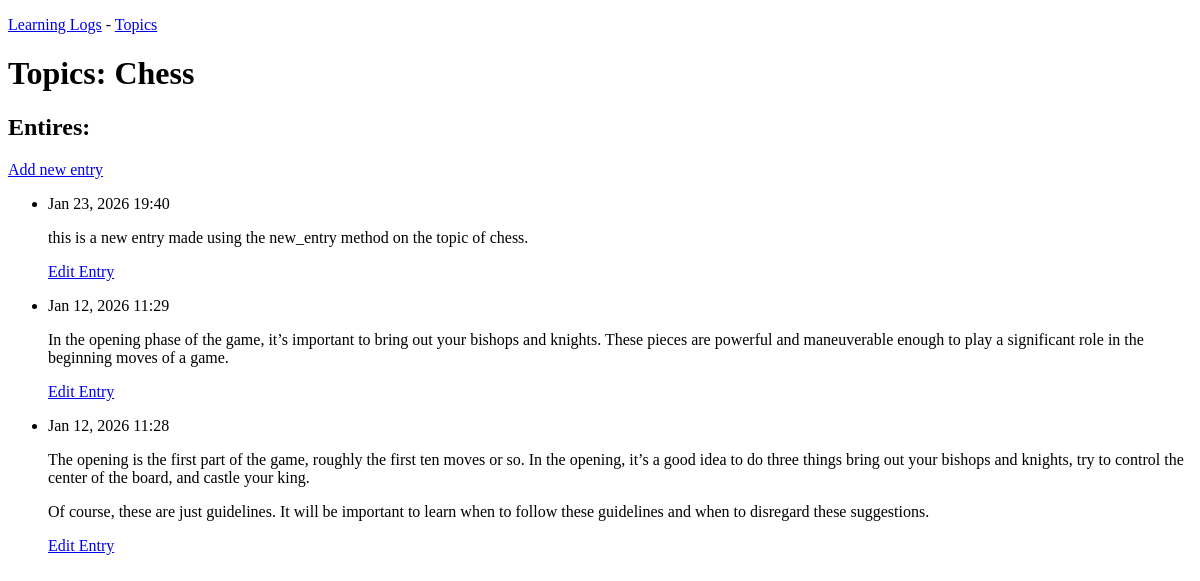
Page /topics/1/ on the earlier database version.
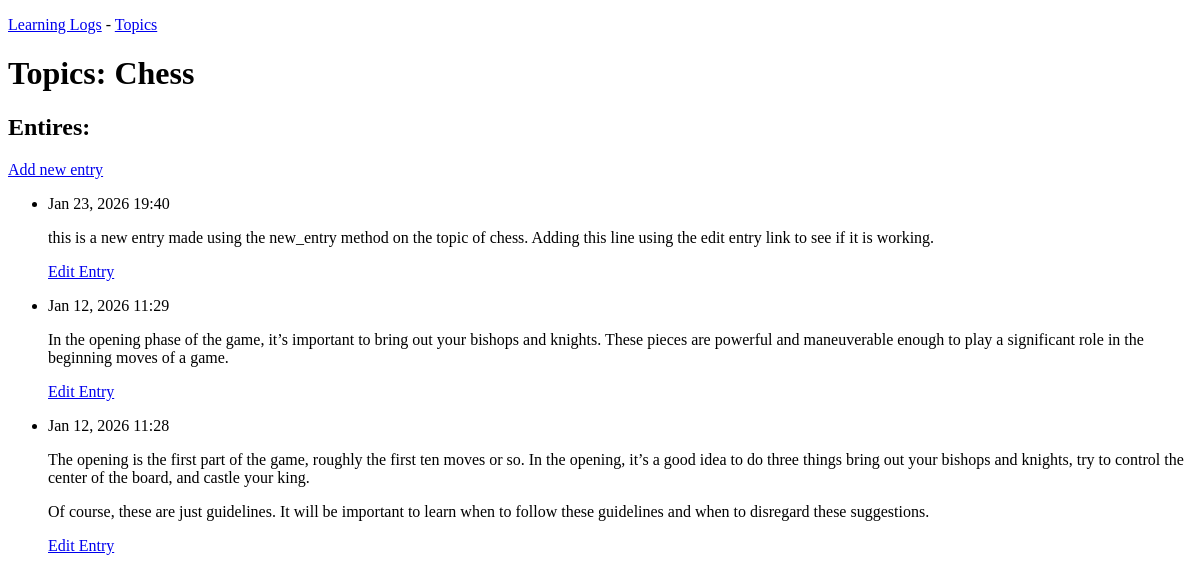
Same page on the later database version.
### learning_logs/models.py (models this page shows, shortened)
class Entry(models.Model):
    topic = models.ForeignKey(Topics, on_delete = models.CASCADE)
    text = models.TextField()
    date_added = models.DateTimeField(auto_now_add = True)
    class Meta:
        verbose_name_plural = "Entries"

### learning_logs/views.py (the view)
# urls.py: path('topics/<int:topic_id>/',views.topic, name = 'topic'),
def topic(request, topic_id):
    topic = Topics.objects.get(id=topic_id)
    entries = topic.entry_set.order_by('-date_added')
    context = {'topic': topic, 'entries':entries}
    return render(request, 'learning_logs/topic.html', context)

### learning_logs/models.py (called while the page is built)
    def __str__(self):
        return self.text

### learning_logs/templates/learning_logs/topic.html
{% extends "learning_logs/base.html" %}
{% block content %}
    <h1>
        Topics: {{topic}}
    </h1>
    <h2>
        Entires:
    </h2>
    <a href="{% url 'learning_logs:new_entry' topic.id %}">Add new entry</a>
    <ul>
        {% for entry in entries %}
        <li>
            <p>{{ entry.date_added|date:'M d, Y H:i' }}</p>
            <p>{{ entry.text|linebreaks }}</p>
            <a href="{% url 'learning_logs:edit_entry' entry.id %}">Edit Entry</a>
        </li>
            {% empty %}
            <li> The list is empty </li>
        {% endfor %}
    </ul>
{% endblock content %}

Differences in the rows shown:
changed Entry: text "this is a new entry made using the new_entry method on the topic of chess." → "this is a new entry made using the new_entry method on the topic of chess. Adding this line using the edit entry link to see if it is working."
